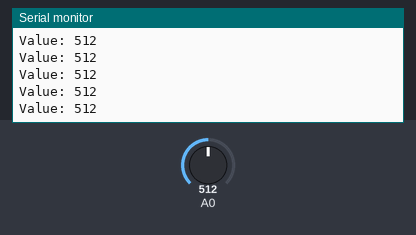
A sketch run on a simulated Arduino Uno, built with avr-gcc and run on an emulated ATmega328P. Shown: the last lines printed to the serial monitor. The test bench sets the inputs (shaded band); at power-on: A0 = 512.

Above: at 1.2 s.
1.3 s: A0 set to 716
At 1.31 s:
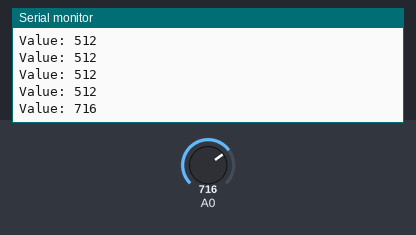
2.8 s: A0 set to 900
At 2.81 s:
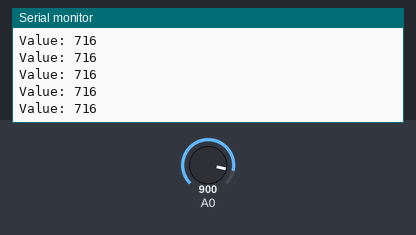
Timing chart, 0 to 5.8 s (numbered marks = the images above; inputs shaded):
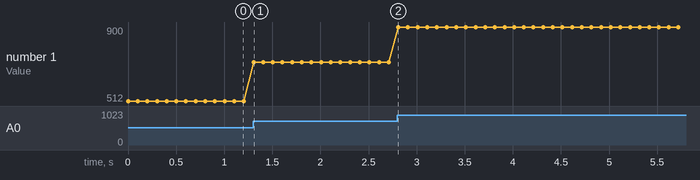

Measured:
- after the input at 1.3 s, the serial monitor: prints a new line at once (image 1)
- plotted number 1: 512 → 716 after the input at 1.3 s, 716 → 900 after the input at 2.8 s

The sketch:

LinearHall.ino
```cpp
int Value = 0;

void setup() {
  pinMode (A0, INPUT);
  Serial.begin (9600);
}

void loop() {
  Value = analogRead(A0);

  Serial.print("Value: ");
  Serial.println (Value, DEC);
  delay(100);
}
```
